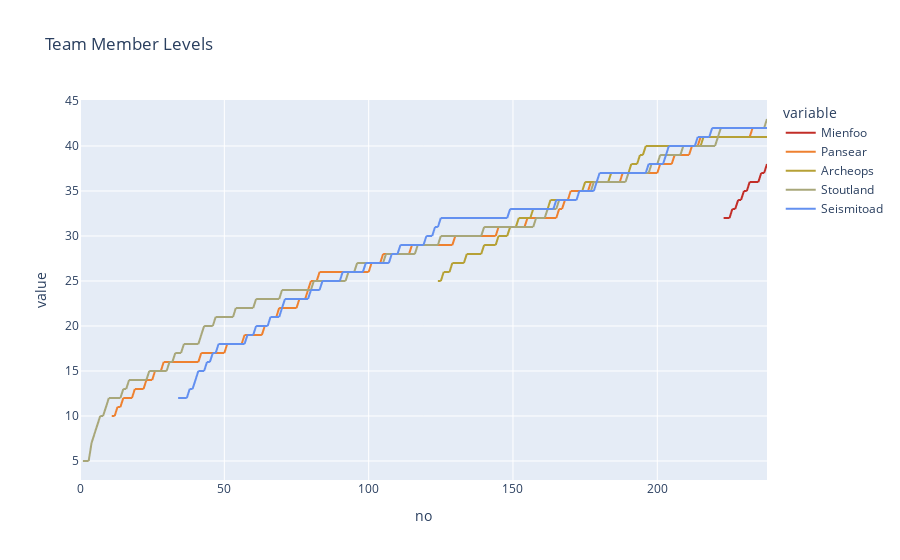

Notebook code for this chart:
### Code cell
max_event_no = data['no'].max()
team_levels = (
    data
    .pivot_table(values='level',index=['no','location_name'],columns='team_member')
    .reset_index()
    .set_index('no')
    .reindex(np.arange(data.index.min(),max_event_no+1))
    .rename(columns={'location_name':'_location_name'})
)
team_levels[list(team)] = team_levels[list(team)].ffill()
display(team_levels)
(px
    .line(team_levels,
        x=team_levels.index,
        y=list(team),
        color_discrete_map=team_member_color_discrete_map,
        title=f"Team Member Levels")
    .update_layout(hovermode='x')
    .update_traces(hovertemplate="%{y}")
)

### Figure 1 — Plotly figure (JSON) as saved in the notebook; plotly's stock layout.template omitted (floating-point values rounded to 4 significant figures; data arrays with more than 128 entries replaced by an {"elided": "..."} marker saying what was removed)
{"data": [{"hovertemplate": "%{y}", "legendgroup": "Mienfoo", "line": {"color": "#C22E28", "dash": "solid"}, "marker": {"symbol": "circle"}, "mode": "lines", "name": "Mienfoo", "showlegend": true, "type": "scattergl", "x": {"elided": "239 int values"}, "xaxis": "x", "y": {"elided": "239 int values"}, "yaxis": "y"}, {"hovertemplate": "%{y}", "legendgroup": "Pansear", "line": {"color": "#EE8130", "dash": "solid"}, "marker": {"symbol": "circle"}, "mode": "lines", "name": "Pansear", "showlegend": true, "type": "scattergl", "x": {"elided": "239 int values"}, "xaxis": "x", "y": {"elided": "239 int values"}, "yaxis": "y"}, {"hovertemplate": "%{y}", "legendgroup": "Archeops", "line": {"color": "#B6A136", "dash": "solid"}, "marker": {"symbol": "circle"}, "mode": "lines", "name": "Archeops", "showlegend": true, "type": "scattergl", "x": {"elided": "239 int values"}, "xaxis": "x", "y": {"elided": "239 int values"}, "yaxis": "y"}, {"hovertemplate": "%{y}", "legendgroup": "Stoutland", "line": {"color": "#A8A77A", "dash": "solid"}, "marker": {"symbol": "circle"}, "mode": "lines", "name": "Stoutland", "showlegend": true, "type": "scattergl", "x": {"elided": "239 int values"}, "xaxis": "x", "y": {"elided": "239 int values"}, "yaxis": "y"}, {"hovertemplate": "%{y}", "legendgroup": "Seismitoad", "line": {"color": "#6390F0", "dash": "solid"}, "marker": {"symbol": "circle"}, "mode": "lines", "name": "Seismitoad", "showlegend": true, "type": "scattergl", "x": {"elided": "239 int values"}, "xaxis": "x", "y": {"elided": "239 int values"}, "yaxis": "y"}], "layout": {"hovermode": "x", "legend": {"title": {"text": "variable"}, "tracegroupgap": 0}, "title": {"text": "Team Member Levels"}, "xaxis": {"anchor": "y", "domain": [0, 1], "title": {"text": "no"}}, "yaxis": {"anchor": "x", "domain": [0, 1], "title": {"text": "value"}}}}
